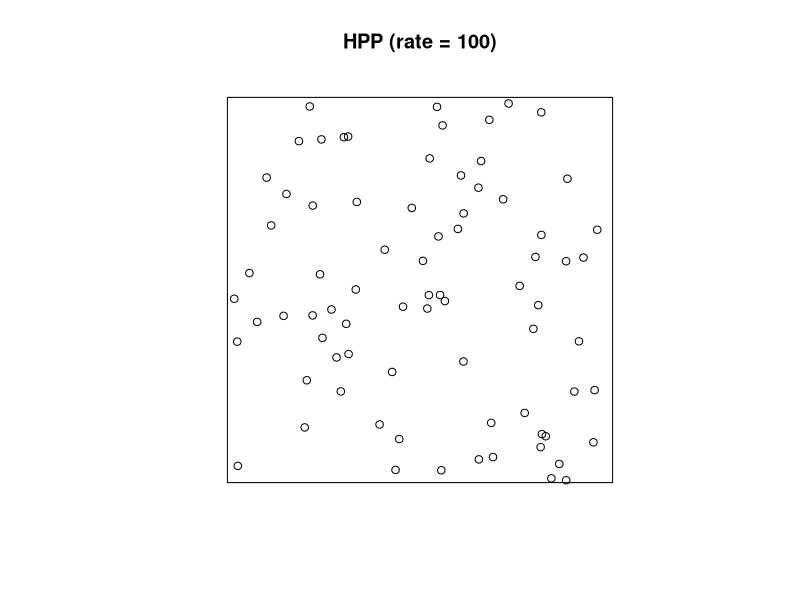
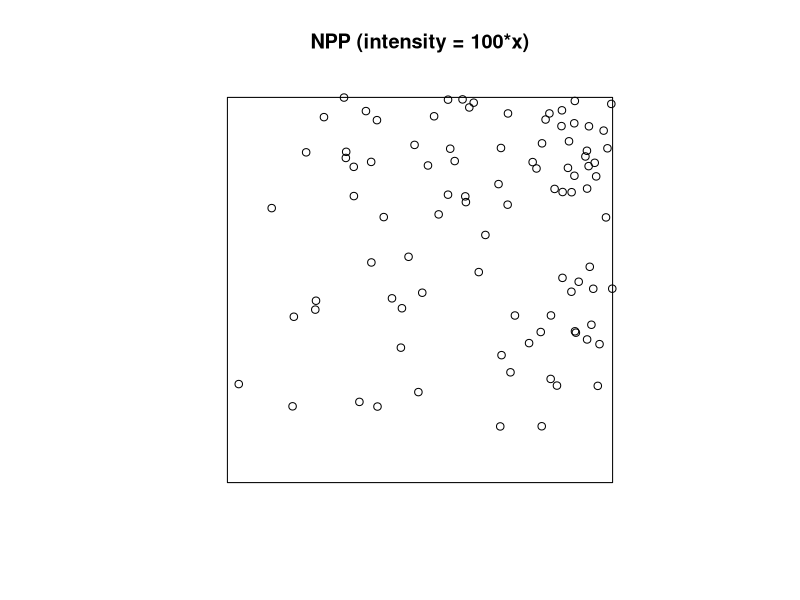
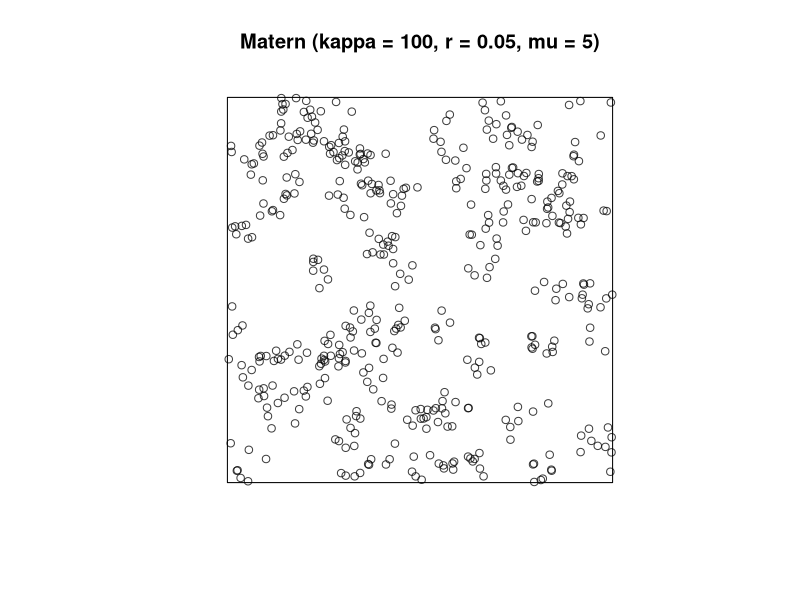
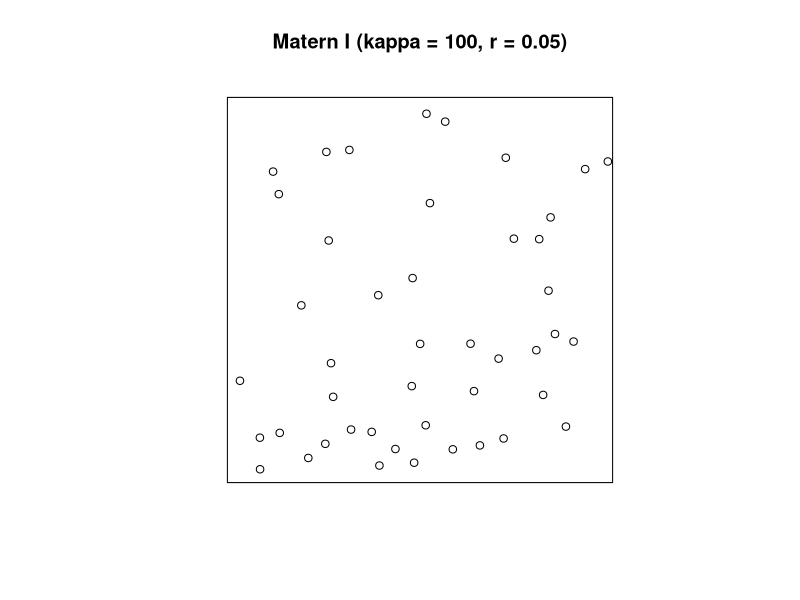
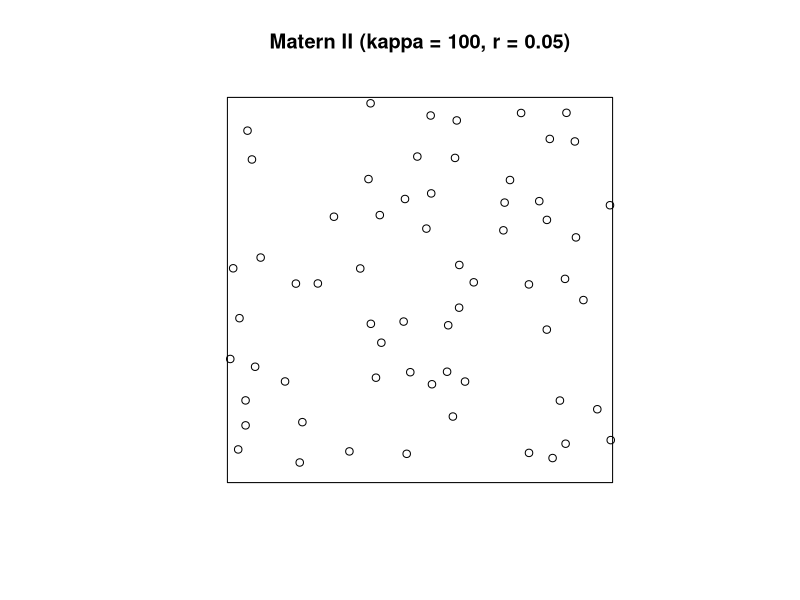

Generate these figures, in order, with R:
## ---- chunk 1
library(spatstat)
## ---- chunk 2
# Check to see how to use the function 
?rpoispp
# Check to see how this is written
#View(rpoispp)
## ---- chunk 3
# Plot a homogeneous Poisson process
# p.1334 of https://mran.microsoft.com/snapshot/2016-04-25/web/packages/spatstat/spatstat.pdf
# https://spatstat.org/SSAI2017/solutions/solution04.html

par(mfrow=c(1, 1))
plot(rpoispp(lambda = 100, win=square(1)),main = "HPP (rate = 100)")
#plot(rpoispp(lambda = 50, win=square(1)),main = "HPP (rate = 50)")
#plot(rpoispp(lambda = 10, win=square(1)),main = "HPP (rate = 10)")
## ---- chunk 4
# Plot a homogeneous Poisson process
# p.33 of https://spatstat.org/resources/spatstatJSSpaper.pdf

#lmbda_function <- function(x, y) 400*x 
#so that they have the same expected # of events but why ???

par(mfrow=c(1, 1))
plot(rpoispp(lambda = function(x, y) 400*x*y, win=square(1)), main = "NPP (intensity = 100*x)")
#plot(rpoispp(lambda = function(x, y) 50*x, win=square(1)), main = "NPP (intensity = 50*x)")
#plot(rpoispp(lambda = function(x, y) 10*x, win=square(1)), main = "NPP (intensity = 10*x)")
## ---- chunk 5
?rMatClust
#kappa = intensity
#scale = radius of the clusters
#mu = mean # of points per cluster or reference intensity ???
## ---- chunk 6
plot(rMatClust(kappa = 100, r = 0.05, mu = 5), main = "Matern (kappa = 100, r = 0.05, mu = 5)")
## ---- chunk 7
?rMaternII
# kappa = intensity
# r = inhibition distance
## ---- chunk 8
# Plot a Matern I process
par(mfrow=c(1, 1))
plot(rMaternI(kappa = 100, r = 0.05), main = "Matern I (kappa = 100, r = 0.05)")
#plot(rMaternI(kappa = 50, r = 0.05), main = "Matern I (kappa = 50, r = 0.05)")
#plot(rMaternI(kappa = 10, r = 0.05), main = "Matern I (kappa = 10, r = 0.05)")
## ---- chunk 9
# Plot a Matern II process
par(mfrow=c(1, 1))
plot(rMaternII(kappa = 100, r = 0.05), main = "Matern II (kappa = 100, r = 0.05)")
#plot(rMaternII(kappa = 50, r = 0.05), main = "Matern II (kappa = 50, r = 0.05)")
#plot(rMaternII(kappa = 10, r = 0.05), main = "Matern II (kappa = 10, r = 0.05)")
